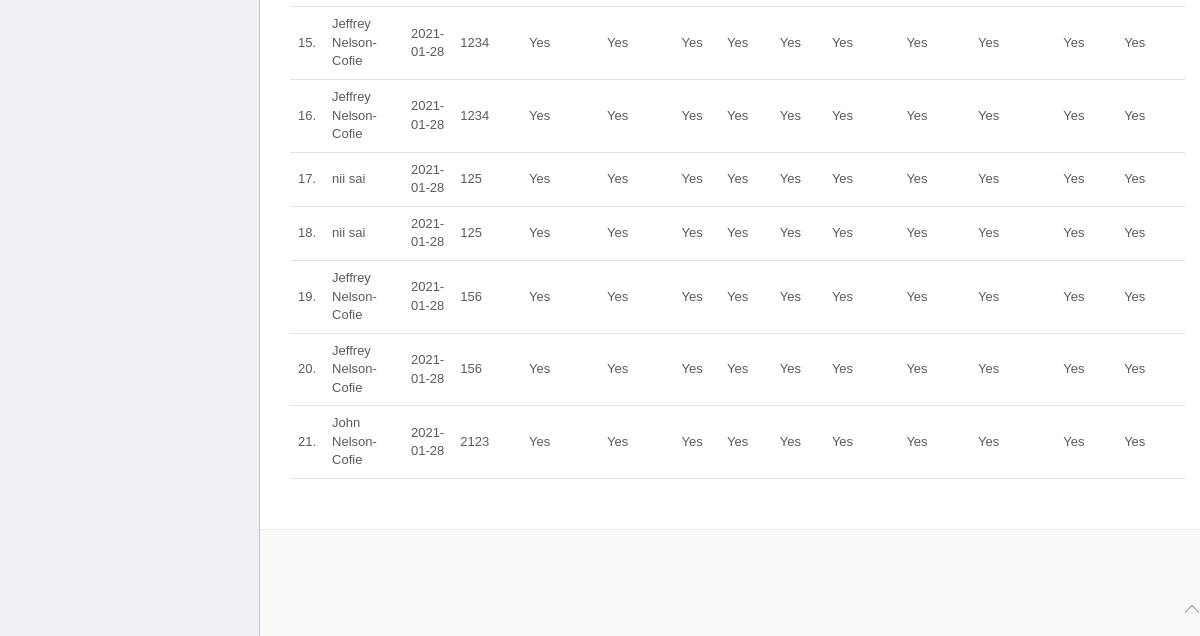
Before: /hms/generator_view.php (signed in, lower part) with the older database file.
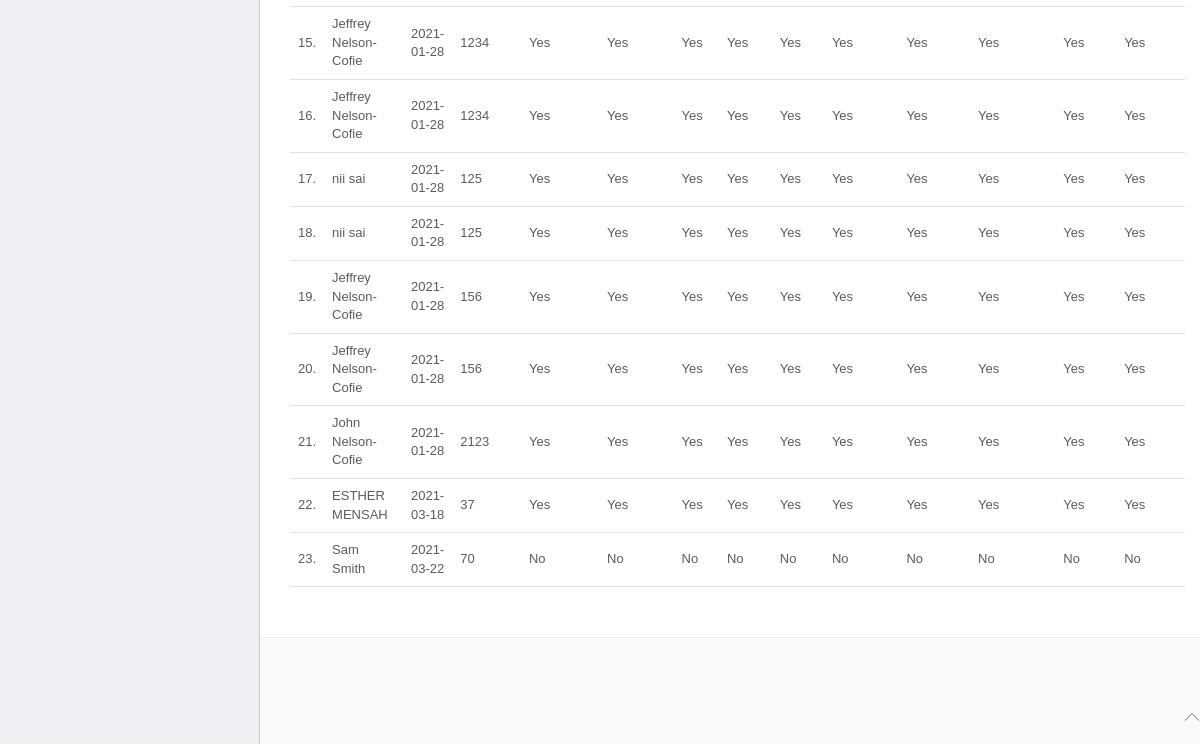
After: the same page with the newer database file.
### tables this page shows
CREATE TABLE `generator_inspection` (
  `id` int(250) NOT NULL,
  `name` varchar(250) NOT NULL,
  `date` date NOT NULL,
  `running_hours` int(205) NOT NULL,
  `generator_condition` varchar(205) NOT NULL,
  `shed_condition` varchar(205) NOT NULL,
  `fuel_tank` varchar(205) NOT NULL,
  `fuel_leaks` varchar(205) NOT NULL,
  `fuel_cap` varchar(205) NOT NULL,
  `motor_oil_level` varchar(250) NOT NULL,
  `motor_oil_condition` varchar(250) NOT NULL,
  `radiator_leaks` varchar(205) NOT NULL,
  `radiator_coolant` varchar(250) NOT NULL,
  `battery_connection` varchar(250) NOT NULL,
  `battery_water` varchar(250) NOT NULL,
  `battery_charger` varchar(250) NOT NULL,
  `leaks` varchar(250) NOT NULL,
  `exhaust_system` varchar(250) NOT NULL,
  `auto_start` varchar(250) NOT NULL,
  `equipment_condition` varchar(250) NOT NULL,
  `wrenches` varchar(250) NOT NULL,
  `extinguisher_present` varchar(250) NOT NULL,
  `extinguisher_working` varchar(250) NOT NULL,
  `first_aid_present` varchar(250) NOT NULL,
  `first_aid_complete` varchar(250) NOT NULL,
  `water_decantor` varchar(250) NOT NULL,
  `document` varchar(250) NOT NULL,
  `log_present` varchar(250) NOT NULL,
  `daily_check_form` varchar(250) NOT NULL,
  `manuals_present` varchar(250) NOT NULL,
  `start_engine` varchar(250) NOT NULL,
  `pre_heating` varchar(250) NOT NULL,
  `motor_starts` varchar(250) NOT NULL,
  `oil_pressure` varchar(250) NOT NULL,
  `battery_charging` varchar(250) NOT NULL,
  `smells_lights_sounds` varchar(250) NOT NULL,
  `comments` varchar(250) NOT NULL
);

### hms/generator_view.php (the view, shortened to what this page needs)
<?php
include('include/config.php');
?>
<!DOCTYPE html>
<html lang="en">
<head>
    <link rel="stylesheet" href="vendor/bootstrap/css/bootstrap.min.css">
    <link rel="stylesheet" href="vendor/fontawesome/css/font-awesome.min.css">
    <link rel="stylesheet" href="vendor/themify-icons/themify-icons.min.css">
    <link href="vendor/animate.css/animate.min.css" rel="stylesheet" media="screen">
    <link href="vendor/perfect-scrollbar/perfect-scrollbar.min.css" rel="stylesheet" media="screen">
    <link href="vendor/switchery/switchery.min.css" rel="stylesheet" media="screen">
    <link href="vendor/bootstrap-touchspin/jquery.bootstrap-touchspin.min.css" rel="stylesheet" media="screen">
    <link href="vendor/select2/select2.min.css" rel="stylesheet" media="screen">
    <link href="vendor/bootstrap-datepicker/bootstrap-datepicker3.standalone.min.css" rel="stylesheet" media="screen">
    <link href="vendor/bootstrap-timepicker/bootstrap-timepicker.min.css" rel="stylesheet" media="screen">
    <link rel="stylesheet" href="assets/css/styles.css">
    <link rel="stylesheet" href="assets/css/plugins.css">
    <link rel="stylesheet" href="assets/css/themes/theme-1.css" id="skin_color" />
</head>
<body>
    <div id="app">
        <?php include('include/sidebar.php'); ?>
        <div class="app-content">
            <div class="main-content">
                <div class="wrap-content container" id="container">
                    <div class="container-fluid container-fullw bg-white">
                        <div class="row">
                            <div class="col-md-12" style="
                                        direction: ltr;
                                        overflow:auto;
                                        height: 100%;
                                        width: 100%;
                                    ">
                                <table class="table table-hover" id="sample-table-1">
                                    <tbody>
                                        <?php
                                        $sql = mysqli_query($con, "SELECT * FROM `generator_inspection`");
                                        $cnt = 1;
                                        while ($row = mysqli_fetch_array($sql)) {
                                        ?>
                                            <tr>
                                                <td class="center"><?php echo $cnt; ?>.</td>
                                                <td class="hidden-xs"><?php echo $row['name']; ?></td>
                                                <td><?php echo $row['date']; ?></td>
                                                <td><?php echo $row['running_hours']; ?></td>
                                                <td><?php echo $row['generator_condition']; ?></td>
                                                <td><?php echo $row['shed_condition']; ?>
                                                <td><?php echo $row['fuel_tank']; ?>
                                                <td><?php echo $row['fuel_leaks']; ?>
                                                <td><?php echo $row['fuel_cap']; ?>
                                                <td><?php echo $row['motor_oil_level']; ?>
                                                <td><?php echo $row['motor_oil_condition']; ?>
                                                <td><?php echo $row['radiator_leaks']; ?>
                                                <td><?php echo $row['radiator_coolant']; ?>
                                                <td><?php echo $row['battery_connection']; ?>
                                            </tr>
                                        <?php
                                            $cnt = $cnt + 1;
                                        } ?>
                                    </tbody>
                                </table>
                            </div>
                        </div>
                    </div>
                </div>
            </div>
        </div>
    </div>
    <?php include('include/footer.php'); ?>
</body>
</html>

Changed rows visible on the page:
added generator_inspection: name "ESTHER MENSAH", date "2021-03-18", running_hours "37", generator_condition "Yes", shed_condition "Yes", fuel_tank "Yes", fuel_leaks "Yes", fuel_cap "Yes", motor_oil_level "Yes", motor_oil_condition "Yes", radiator_leaks "Yes", radiator_coolant "Yes", battery_connection "Yes"
added generator_inspection: name "Sam Smith", date "2021-03-22", running_hours "70", generator_condition "No", shed_condition "No", fuel_tank "No", fuel_leaks "No", fuel_cap "No", motor_oil_level "No", motor_oil_condition "No", radiator_leaks "No", radiator_coolant "No", battery_connection "No"
